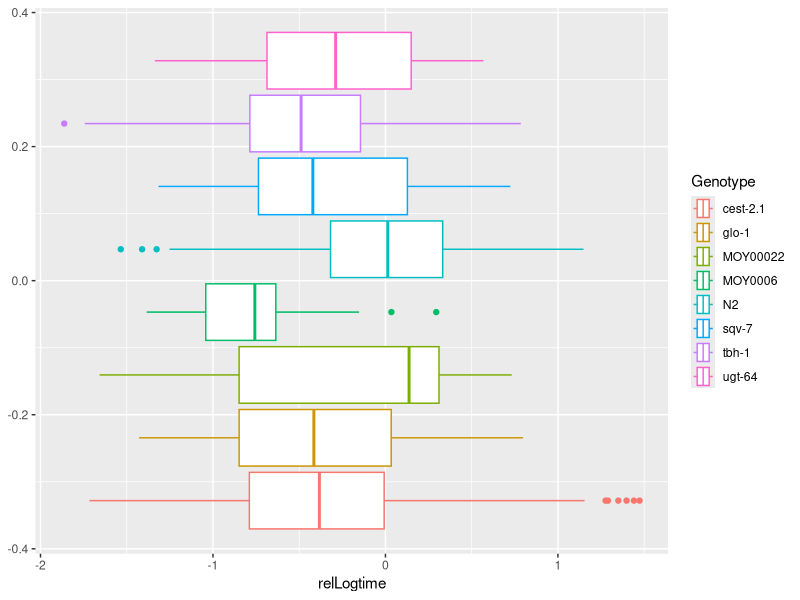
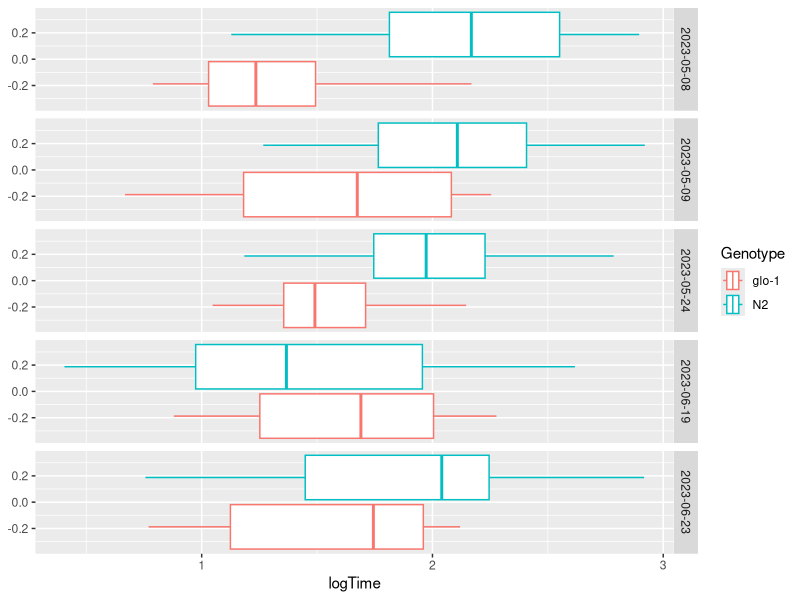

Generate these figures, in order, with R:
library(tidyverse)
library(readxl)
library(magrittr)
data <- read_xlsx('data/octanol_30pct_avoidance_ALLDATA.xlsx') %>%
  mutate(logTime = log(Response.time))

N2means <- data %>%
  filter(Genotype == "N2") %>%
  group_by(Date) %>%
  summarise(mean_N2 = mean(Response.time, na.rm = TRUE),
            logMeanN2 = mean(logTime))

data <- full_join(data, N2means) %>%
  mutate(relResponseTime = Response.time - mean_N2,
         relLogtime = logTime - logMeanN2)

data %>%
  ggplot(aes(colour = Genotype, x = relLogtime)) +
  geom_boxplot()

glo1_dates <- data %>%
  filter(Genotype == "glo-1") %$%
  unique(Date)

data %>%
  filter(Date %in% glo1_dates,
         Genotype %in% c("N2", "glo-1")) %>%
  ggplot(aes(colour = Genotype, x = logTime)) +
  geom_boxplot() +
  facet_grid(Date~.)
  
